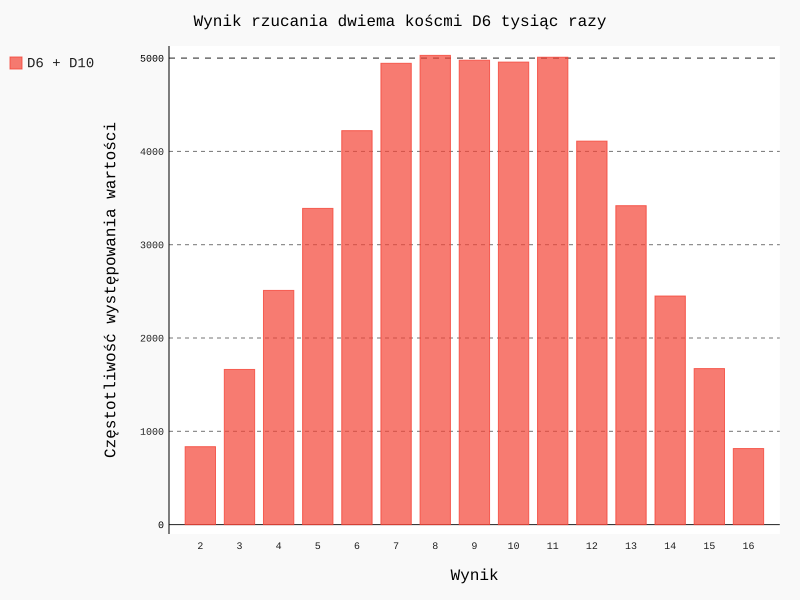

Source code (Python):
import pygal

from die import Die

# Utworzenie kości typu D6 i D10
die_1 = Die()  # 1.
die_2 = Die(10)  # 2.

# Wykonanie pewnej liczby rzutów i umieszczenie jej na liście
results = []
for roll_num in range(50000):  # 2
    result = die_1.roll() + die_2.roll()
    results.append(result)

# Analiza wyników
frequencies = []
max_results = die_1.num_sides + die_2.num_sides
for value in range(2, max_results+1):
    frequency = results.count(value)
    frequencies.append(frequency)

# Wizualizacja wyników
hist = pygal.Bar()
hist.force_uri_protocol = 'http'

hist.title = "Wynik rzucania dwiema koścmi D6 tysiąc razy"
hist.x_labels = ['2', '3', '4', '5', '6', '7', '8', '9', '10', '11', '12', '13',
                 '14', '15', '16']
hist.x_title = 'Wynik'
hist.y_title = 'Częstotliwość występowania wartości'

hist.add('D6 + D10', frequencies)
hist.render_to_file('different_dice.svg')
